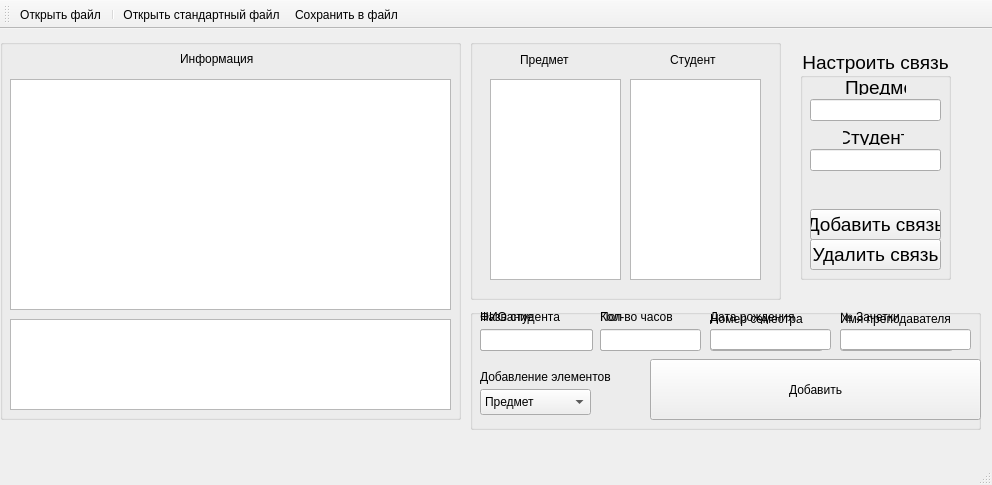
<?xml version="1.0" encoding="UTF-8"?>
<ui version="4.0">
 <class>MainWindow</class>
 <widget class="QMainWindow" name="MainWindow">
  <property name="enabled">
   <bool>true</bool>
  </property>
  <property name="geometry">
   <rect>
    <x>0</x>
    <y>0</y>
    <width>992</width>
    <height>485</height>
   </rect>
  </property>
  <property name="maximumSize">
   <size>
    <width>16777215</width>
    <height>16777200</height>
   </size>
  </property>
  <property name="windowTitle">
   <string>MainWindow</string>
  </property>
  <widget class="QWidget" name="centralWidget">
   <widget class="QGroupBox" name="groupBox_3">
    <property name="geometry">
     <rect>
      <x>0</x>
      <y>10</y>
      <width>461</width>
      <height>381</height>
     </rect>
    </property>
    <property name="title">
     <string/>
    </property>
    <widget class="QTableWidget" name="firstList">
     <property name="geometry">
      <rect>
       <x>10</x>
       <y>40</y>
       <width>441</width>
       <height>231</height>
      </rect>
     </property>
    </widget>
    <widget class="QLabel" name="label_2">
     <property name="geometry">
      <rect>
       <x>180</x>
       <y>10</y>
       <width>81</width>
       <height>20</height>
      </rect>
     </property>
     <property name="text">
      <string>Информация</string>
     </property>
    </widget>
    <widget class="QTextBrowser" name="errBrowser">
     <property name="geometry">
      <rect>
       <x>10</x>
       <y>280</y>
       <width>441</width>
       <height>91</height>
      </rect>
     </property>
    </widget>
   </widget>
   <widget class="QGroupBox" name="groupBox_4">
    <property name="geometry">
     <rect>
      <x>470</x>
      <y>280</y>
      <width>511</width>
      <height>121</height>
     </rect>
    </property>
    <property name="title">
     <string/>
    </property>
    <widget class="QLineEdit" name="StudentsNumberEdit">
     <property name="geometry">
      <rect>
       <x>370</x>
       <y>20</y>
       <width>113</width>
       <height>22</height>
      </rect>
     </property>
     <property name="frame">
      <bool>true</bool>
     </property>
    </widget>
    <widget class="QLineEdit" name="SubjectsTeacherNameEdit">
     <property name="geometry">
      <rect>
       <x>370</x>
       <y>20</y>
       <width>131</width>
       <height>21</height>
      </rect>
     </property>
    </widget>
    <widget class="QLineEdit" name="StudentsNameEdit">
     <property name="geometry">
      <rect>
       <x>10</x>
       <y>20</y>
       <width>113</width>
       <height>22</height>
      </rect>
     </property>
     <property name="frame">
      <bool>true</bool>
     </property>
    </widget>
    <widget class="QLineEdit" name="SubjectsNameEdit">
     <property name="geometry">
      <rect>
       <x>10</x>
       <y>20</y>
       <width>113</width>
       <height>22</height>
      </rect>
     </property>
     <property name="frame">
      <bool>true</bool>
     </property>
    </widget>
    <widget class="QLabel" name="label">
     <property name="geometry">
      <rect>
       <x>10</x>
       <y>60</y>
       <width>151</width>
       <height>16</height>
      </rect>
     </property>
     <property name="text">
      <string>Добавление элементов</string>
     </property>
    </widget>
    <widget class="QLabel" name="StudentsNumberLabel">
     <property name="geometry">
      <rect>
       <x>370</x>
       <y>0</y>
       <width>81</width>
       <height>16</height>
      </rect>
     </property>
     <property name="text">
      <string>№ Зачетки</string>
     </property>
    </widget>
    <widget class="QLineEdit" name="StudentsBornEdit">
     <property name="geometry">
      <rect>
       <x>240</x>
       <y>20</y>
       <width>113</width>
       <height>22</height>
      </rect>
     </property>
     <property name="frame">
      <bool>true</bool>
     </property>
    </widget>
    <widget class="QLineEdit" name="StudentsPolEdit">
     <property name="geometry">
      <rect>
       <x>130</x>
       <y>20</y>
       <width>91</width>
       <height>22</height>
      </rect>
     </property>
     <property name="frame">
      <bool>true</bool>
     </property>
    </widget>
    <widget class="QPushButton" name="addButton">
     <property name="enabled">
      <bool>true</bool>
     </property>
     <property name="geometry">
      <rect>
       <x>180</x>
       <y>50</y>
       <width>331</width>
       <height>61</height>
      </rect>
     </property>
     <property name="autoFillBackground">
      <bool>false</bool>
     </property>
     <property name="styleSheet">
      <string notr="true"/>
     </property>
     <property name="text">
      <string>Добавить</string>
     </property>
    </widget>
    <widget class="QLabel" name="StudenstNameLabel">
     <property name="geometry">
      <rect>
       <x>10</x>
       <y>0</y>
       <width>91</width>
       <height>16</height>
      </rect>
     </property>
     <property name="text">
      <string>ФИО студента</string>
     </property>
    </widget>
    <widget class="QLineEdit" name="SubjectsHourEdit">
     <property name="geometry">
      <rect>
       <x>130</x>
       <y>20</y>
       <width>101</width>
       <height>22</height>
      </rect>
     </property>
    </widget>
    <widget class="QComboBox" name="comboBox">
     <property name="geometry">
      <rect>
       <x>10</x>
       <y>80</y>
       <width>111</width>
       <height>26</height>
      </rect>
     </property>
     <item>
      <property name="text">
       <string>Предмет</string>
      </property>
     </item>
     <item>
      <property name="text">
       <string>Студент</string>
      </property>
     </item>
    </widget>
    <widget class="QLabel" name="StudentsBornLabel">
     <property name="geometry">
      <rect>
       <x>240</x>
       <y>0</y>
       <width>101</width>
       <height>16</height>
      </rect>
     </property>
     <property name="text">
      <string>Дата рождения</string>
     </property>
    </widget>
    <widget class="QLabel" name="StudentsPolLabel">
     <property name="geometry">
      <rect>
       <x>130</x>
       <y>0</y>
       <width>31</width>
       <height>16</height>
      </rect>
     </property>
     <property name="text">
      <string>Пол</string>
     </property>
    </widget>
    <widget class="QLabel" name="SubjectsSemesterLabel">
     <property name="geometry">
      <rect>
       <x>240</x>
       <y>0</y>
       <width>111</width>
       <height>20</height>
      </rect>
     </property>
     <property name="text">
      <string>Номер семестра</string>
     </property>
    </widget>
    <widget class="QLabel" name="SubjectsHoursLabel">
     <property name="geometry">
      <rect>
       <x>130</x>
       <y>0</y>
       <width>91</width>
       <height>16</height>
      </rect>
     </property>
     <property name="text">
      <string>Кол-во часов</string>
     </property>
    </widget>
    <widget class="QLabel" name="SubjectsTeacherName">
     <property name="geometry">
      <rect>
       <x>370</x>
       <y>0</y>
       <width>131</width>
       <height>20</height>
      </rect>
     </property>
     <property name="text">
      <string>Имя преподавателя</string>
     </property>
    </widget>
    <widget class="QLabel" name="SubjectsNameLabel">
     <property name="geometry">
      <rect>
       <x>10</x>
       <y>0</y>
       <width>81</width>
       <height>16</height>
      </rect>
     </property>
     <property name="text">
      <string>Название</string>
     </property>
    </widget>
    <widget class="QLineEdit" name="SubjectsSemesterEdit">
     <property name="geometry">
      <rect>
       <x>240</x>
       <y>20</y>
       <width>121</width>
       <height>21</height>
      </rect>
     </property>
    </widget>
   </widget>
   <widget class="QGroupBox" name="groupBox">
    <property name="geometry">
     <rect>
      <x>800</x>
      <y>20</y>
      <width>151</width>
      <height>231</height>
     </rect>
    </property>
    <property name="font">
     <font>
      <pointsize>14</pointsize>
     </font>
    </property>
    <property name="autoFillBackground">
     <bool>true</bool>
    </property>
    <property name="title">
     <string>Настроить связь</string>
    </property>
    <property name="alignment">
     <set>Qt::AlignCenter</set>
    </property>
    <property name="checkable">
     <bool>false</bool>
    </property>
    <widget class="QLineEdit" name="ConPortEdit">
     <property name="geometry">
      <rect>
       <x>10</x>
       <y>50</y>
       <width>131</width>
       <height>22</height>
      </rect>
     </property>
     <property name="frame">
      <bool>true</bool>
     </property>
    </widget>
    <widget class="QLabel" name="ConPortLabel">
     <property name="geometry">
      <rect>
       <x>45</x>
       <y>30</y>
       <width>61</width>
       <height>16</height>
      </rect>
     </property>
     <property name="text">
      <string>Предмет</string>
     </property>
    </widget>
    <widget class="QLineEdit" name="ConFlightEdit">
     <property name="geometry">
      <rect>
       <x>10</x>
       <y>100</y>
       <width>131</width>
       <height>22</height>
      </rect>
     </property>
     <property name="frame">
      <bool>true</bool>
     </property>
    </widget>
    <widget class="QLabel" name="ConFlightLabel">
     <property name="geometry">
      <rect>
       <x>43</x>
       <y>80</y>
       <width>61</width>
       <height>16</height>
      </rect>
     </property>
     <property name="text">
      <string>Студент</string>
     </property>
     <property name="alignment">
      <set>Qt::AlignCenter</set>
     </property>
    </widget>
    <widget class="QPushButton" name="disconButton">
     <property name="geometry">
      <rect>
       <x>10</x>
       <y>190</y>
       <width>131</width>
       <height>31</height>
      </rect>
     </property>
     <property name="text">
      <string>Удалить связь</string>
     </property>
    </widget>
    <widget class="QPushButton" name="conButton">
     <property name="geometry">
      <rect>
       <x>10</x>
       <y>160</y>
       <width>131</width>
       <height>31</height>
      </rect>
     </property>
     <property name="text">
      <string>Добавить связь</string>
     </property>
    </widget>
   </widget>
   <widget class="QGroupBox" name="groupBox_2">
    <property name="geometry">
     <rect>
      <x>470</x>
      <y>10</y>
      <width>311</width>
      <height>261</height>
     </rect>
    </property>
    <property name="title">
     <string/>
    </property>
    <widget class="QListWidget" name="StudentsWidget">
     <property name="geometry">
      <rect>
       <x>160</x>
       <y>40</y>
       <width>131</width>
       <height>201</height>
      </rect>
     </property>
    </widget>
    <widget class="QListWidget" name="SubjectsWidget">
     <property name="geometry">
      <rect>
       <x>20</x>
       <y>40</y>
       <width>131</width>
       <height>201</height>
      </rect>
     </property>
    </widget>
    <widget class="QLabel" name="SubjectsLabel">
     <property name="geometry">
      <rect>
       <x>50</x>
       <y>10</y>
       <width>61</width>
       <height>21</height>
      </rect>
     </property>
     <property name="text">
      <string>Предмет</string>
     </property>
    </widget>
    <widget class="QLabel" name="StudentsLabel">
     <property name="geometry">
      <rect>
       <x>200</x>
       <y>10</y>
       <width>51</width>
       <height>21</height>
      </rect>
     </property>
     <property name="text">
      <string>Студент</string>
     </property>
    </widget>
   </widget>
  </widget>
  <widget class="QMenuBar" name="menuBar">
   <property name="geometry">
    <rect>
     <x>0</x>
     <y>0</y>
     <width>992</width>
     <height>22</height>
    </rect>
   </property>
  </widget>
  <widget class="QToolBar" name="mainToolBar">
   <property name="enabled">
    <bool>true</bool>
   </property>
   <attribute name="toolBarArea">
    <enum>TopToolBarArea</enum>
   </attribute>
   <attribute name="toolBarBreak">
    <bool>false</bool>
   </attribute>
   <addaction name="OpenAction"/>
   <addaction name="separator"/>
   <addaction name="actionStOpenAction"/>
   <addaction name="save"/>
  </widget>
  <widget class="QStatusBar" name="statusBar"/>
  <action name="OpenAction">
   <property name="text">
    <string>Открыть файл</string>
   </property>
   <property name="shortcut">
    <string>Ctrl+O</string>
   </property>
  </action>
  <action name="actionStOpenAction">
   <property name="text">
    <string>Открыть стандартный файл</string>
   </property>
   <property name="shortcut">
    <string>Ctrl+Shift+O</string>
   </property>
  </action>
  <action name="save">
   <property name="text">
    <string>Сохранить в файл</string>
   </property>
   <property name="shortcut">
    <string>Ctrl+S</string>
   </property>
  </action>
 </widget>
 <layoutdefault spacing="6" margin="11"/>
 <resources/>
 <connections/>
</ui>
